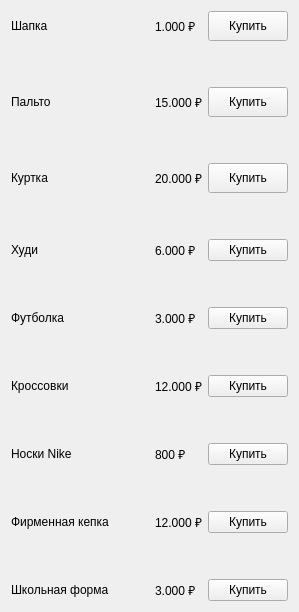
        <widget class="QWidget" name="tab_2">
         <attribute name="title">
          <string>Одежда</string>
         </attribute>
         <layout class="QGridLayout" name="gridLayout_5">
          <item row="0" column="1">
           <spacer name="horizontalSpacer_4">
            <property name="orientation">
             <enum>Qt::Horizontal</enum>
            </property>
            <property name="sizeHint" stdset="0">
             <size>
              <width>40</width>
              <height>20</height>
             </size>
            </property>
           </spacer>
          </item>
          <item row="4" column="3">
           <widget class="QPushButton" name="pushButton_jacket">
            <property name="minimumSize">
             <size>
              <width>0</width>
              <height>30</height>
             </size>
            </property>
            <property name="text">
             <string>Купить</string>
            </property>
           </widget>
          </item>
          <item row="0" column="0">
           <widget class="QLabel" name="label_29">
            <property name="minimumSize">
             <size>
              <width>0</width>
              <height>30</height>
             </size>
            </property>
            <property name="text">
             <string>Шапка</string>
            </property>
           </widget>
          </item>
          <item row="5" column="0">
           <spacer name="verticalSpacer_18">
            <property name="orientation">
             <enum>Qt::Vertical</enum>
            </property>
            <property name="sizeHint" stdset="0">
             <size>
              <width>20</width>
              <height>40</height>
             </size>
            </property>
           </spacer>
          </item>
          <item row="12" column="2">
           <widget class="QLabel" name="label_63">
            <property name="text">
             <string>800 ₽</string>
            </property>
           </widget>
          </item>
          <item row="6" column="2">
           <widget class="QLabel" name="label_58">
            <property name="text">
             <string>6.000 ₽</string>
            </property>
           </widget>
          </item>
          <item row="10" column="2">
           <widget class="QLabel" name="label_62">
            <property name="text">
             <string>12.000 ₽</string>
            </property>
           </widget>
          </item>
          <item row="16" column="2">
           <widget class="QLabel" name="label_uniform">
            <property name="text">
             <string>3.000 ₽</string>
            </property>
           </widget>
          </item>
          <item row="2" column="3">
           <widget class="QPushButton" name="pushButton_coat">
            <property name="minimumSize">
             <size>
              <width>0</width>
              <height>30</height>
             </size>
            </property>
            <property name="text">
             <string>Купить</string>
            </property>
           </widget>
          </item>
          <item row="10" column="3">
           <widget class="QPushButton" name="pushButton_sneakers">
            <property name="text">
             <string>Купить</string>
            </property>
           </widget>
          </item>
          <item row="13" column="0">
           <spacer name="verticalSpacer_22">
            <property name="orientation">
             <enum>Qt::Vertical</enum>
            </property>
            <property name="sizeHint" stdset="0">
             <size>
              <width>20</width>
              <height>40</height>
             </size>
            </property>
           </spacer>
          </item>
          <item row="7" column="0">
           <spacer name="verticalSpacer_19">
            <property name="orientation">
             <enum>Qt::Vertical</enum>
            </property>
            <property name="sizeHint" stdset="0">
             <size>
              <width>20</width>
              <height>40</height>
             </size>
            </property>
           </spacer>
          </item>
          <item row="14" column="0">
           <widget class="QLabel" name="label_65">
            <property name="text">
             <string>Фирменная кепка</string>
            </property>
           </widget>
          </item>
          <item row="11" column="0">
           <spacer name="verticalSpacer_21">
            <property name="orientation">
             <enum>Qt::Vertical</enum>
            </property>
            <property name="sizeHint" stdset="0">
             <size>
              <width>20</width>
              <height>40</height>
             </size>
            </property>
           </spacer>
          </item>
          <item row="8" column="2">
           <widget class="QLabel" name="label_60">
            <property name="text">
             <string>3.000 ₽</string>
            </property>
           </widget>
          </item>
          <item row="10" column="0">
           <widget class="QLabel" name="label_61">
            <property name="text">
             <string>Кроссовки</string>
            </property>
           </widget>
          </item>
          <item row="0" column="3">
           <widget class="QPushButton" name="pushButton_hat">
            <property name="minimumSize">
             <size>
              <width>0</width>
              <height>30</height>
             </size>
            </property>
            <property name="text">
             <string>Купить</string>
            </property>
           </widget>
          </item>
          <item row="4" column="2">
           <widget class="QLabel" name="label_jacket">
            <property name="minimumSize">
             <size>
              <width>0</width>
              <height>30</height>
             </size>
            </property>
            <property name="text">
             <string>20.000 ₽</string>
            </property>
           </widget>
          </item>
          <item row="0" column="2">
           <widget class="QLabel" name="label_28">
            <property name="minimumSize">
             <size>
              <width>0</width>
              <height>30</height>
             </size>
            </property>
            <property name="text">
             <string>1.000 ₽</string>
            </property>
           </widget>
          </item>
          <item row="6" column="3">
           <widget class="QPushButton" name="pushButton_hoodies">
            <property name="text">
             <string>Купить</string>
            </property>
           </widget>
          </item>
          <item row="1" column="0">
           <spacer name="verticalSpacer_16">
            <property name="orientation">
             <enum>Qt::Vertical</enum>
            </property>
            <property name="sizeHint" stdset="0">
             <size>
              <width>20</width>
              <height>40</height>
             </size>
            </property>
           </spacer>
          </item>
          <item row="4" column="0">
           <widget class="QLabel" name="label_32">
            <property name="minimumSize">
             <size>
              <width>0</width>
              <height>30</height>
             </size>
            </property>
            <property name="text">
             <string>Куртка</string>
            </property>
           </widget>
          </item>
          <item row="9" column="0">
           <spacer name="verticalSpacer_20">
            <property name="orientation">
             <enum>Qt::Vertical</enum>
            </property>
            <property name="sizeHint" stdset="0">
             <size>
              <width>20</width>
              <height>40</height>
             </size>
            </property>
           </spacer>
          </item>
          <item row="8" column="0">
           <widget class="QLabel" name="label_59">
            <property name="text">
             <string>Футболка</string>
            </property>
           </widget>
          </item>
          <item row="12" column="3">
           <widget class="QPushButton" name="pushButton_socks">
            <property name="text">
             <string>Купить</string>
            </property>
           </widget>
          </item>
          <item row="3" column="0">
           <spacer name="verticalSpacer_17">
            <property name="orientation">
             <enum>Qt::Vertical</enum>
            </property>
            <property name="sizeHint" stdset="0">
             <size>
              <width>20</width>
              <height>40</height>
             </size>
            </property>
           </spacer>
          </item>
          <item row="16" column="0">
           <widget class="QLabel" name="label_67">
            <property name="text">
             <string>Школьная форма</string>
            </property>
           </widget>
          </item>
          <item row="6" column="0">
           <widget class="QLabel" name="label_57">
            <property name="text">
             <string>Худи</string>
            </property>
           </widget>
          </item>
          <item row="12" column="0">
           <widget class="QLabel" name="label_64">
            <property name="text">
             <string>Носки Nike</string>
            </property>
           </widget>
          </item>
          <item row="8" column="3">
           <widget class="QPushButton" name="pushButton_t_shirt">
            <property name="text">
             <string>Купить</string>
            </property>
           </widget>
          </item>
          <item row="16" column="3">
           <widget class="QPushButton" name="pushButton_uniform">
            <property name="text">
             <string>Купить</string>
            </property>
           </widget>
          </item>
          <item row="14" column="3">
           <widget class="QPushButton" name="pushButton_cap">
            <property name="text">
             <string>Купить</string>
            </property>
           </widget>
          </item>
          <item row="2" column="2">
           <widget class="QLabel" name="label_coat">
            <property name="minimumSize">
             <size>
              <width>0</width>
              <height>30</height>
             </size>
            </property>
            <property name="text">
             <string>15.000 ₽</string>
            </property>
           </widget>
          </item>
          <item row="2" column="0">
           <widget class="QLabel" name="label_33">
            <property name="minimumSize">
             <size>
              <width>0</width>
              <height>30</height>
             </size>
            </property>
            <property name="text">
             <string>Пальто</string>
            </property>
           </widget>
          </item>
          <item row="14" column="2">
           <widget class="QLabel" name="label_66">
            <property name="text">
             <string>12.000 ₽</string>
            </property>
           </widget>
          </item>
          <item row="15" column="0">
           <spacer name="verticalSpacer_23">
            <property name="orientation">
             <enum>Qt::Vertical</enum>
            </property>
            <property name="sizeHint" stdset="0">
             <size>
              <width>20</width>
              <height>40</height>
             </size>
            </property>
           </spacer>
          </item>
         </layout>
        </widget>
